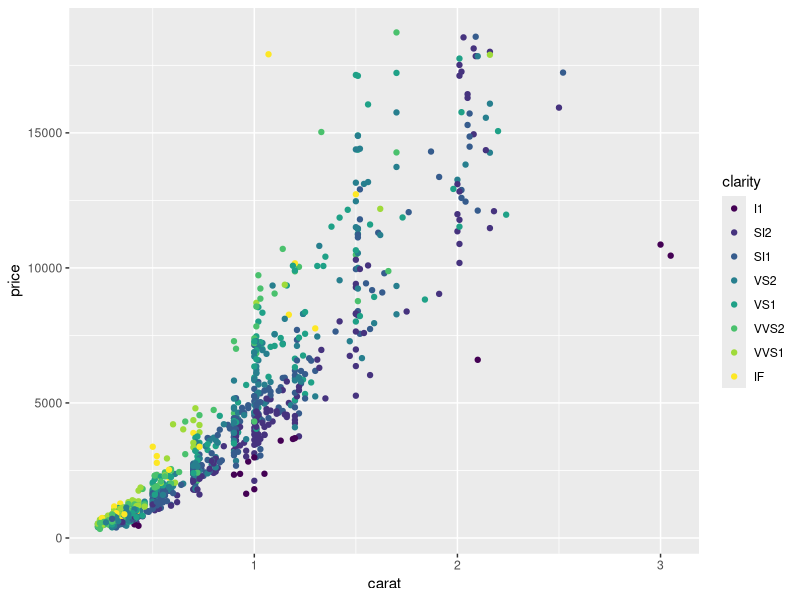
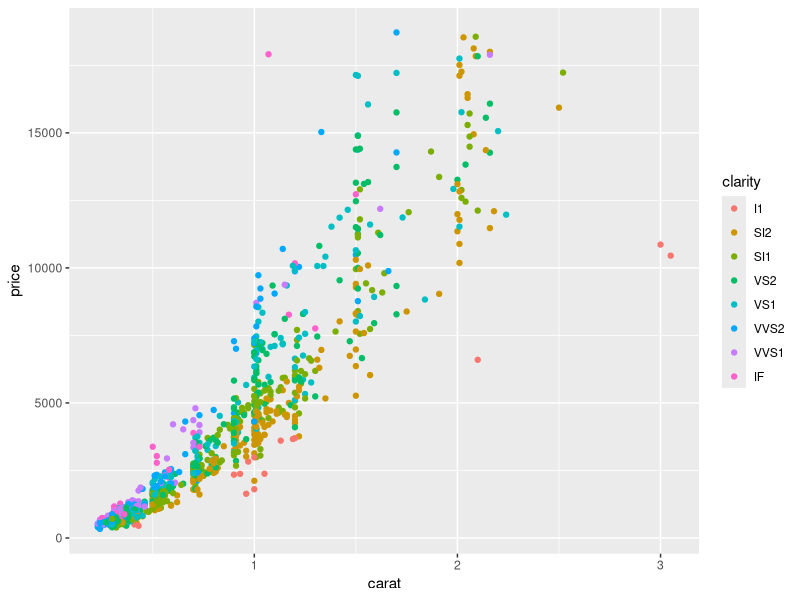
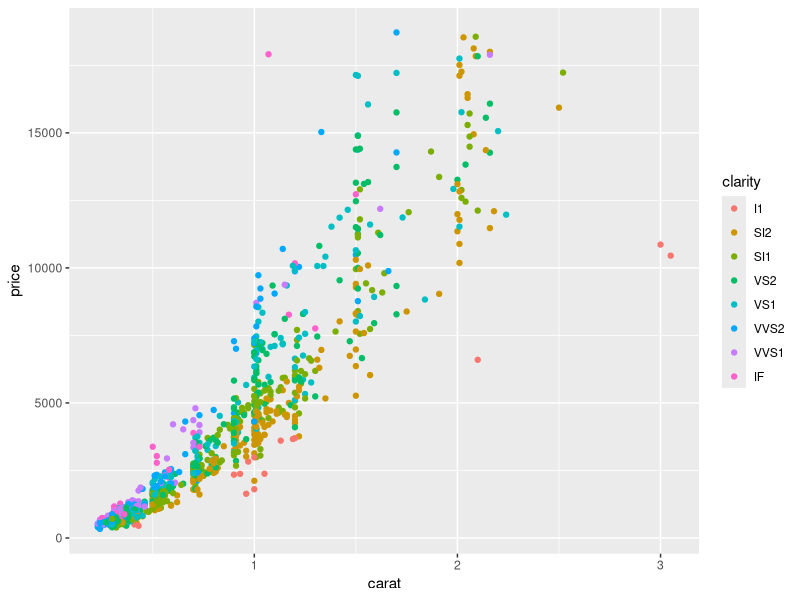
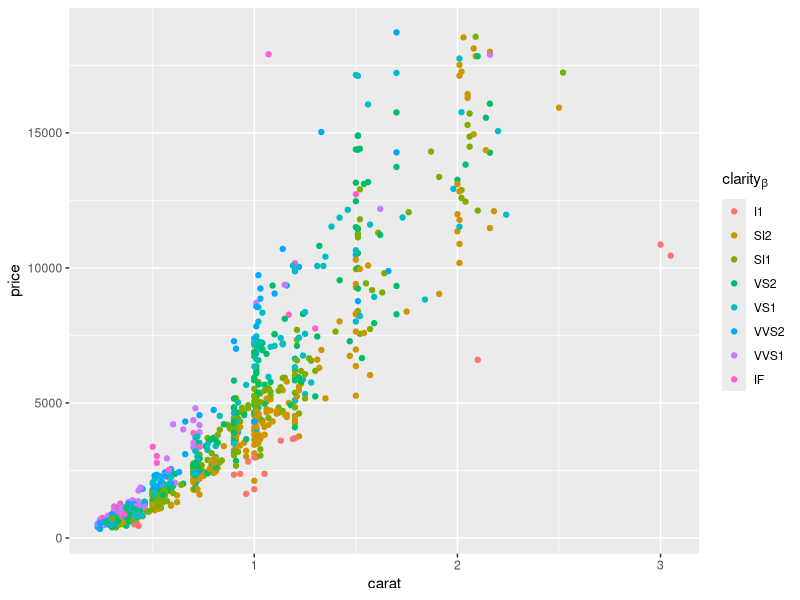
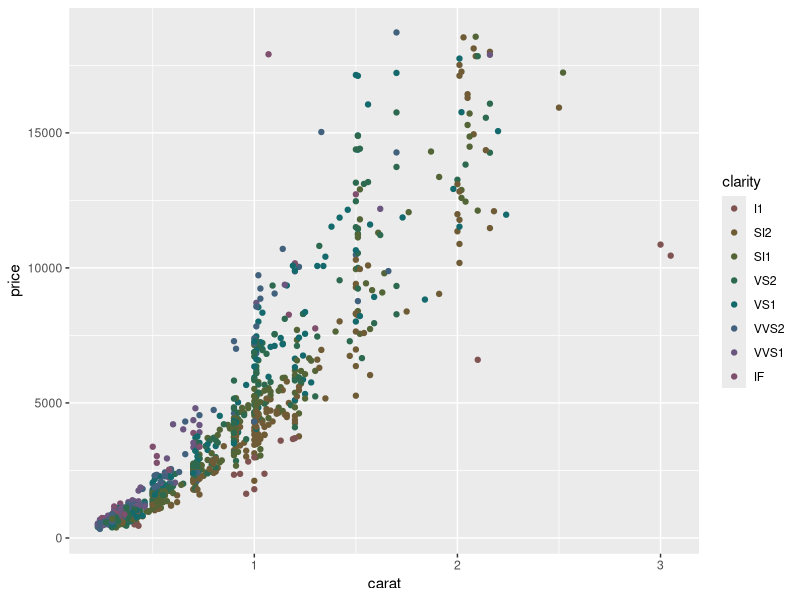
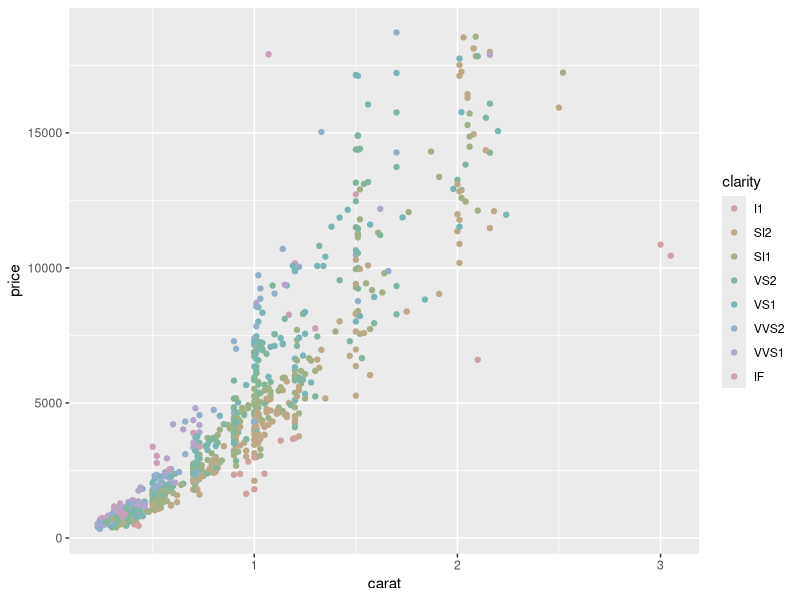
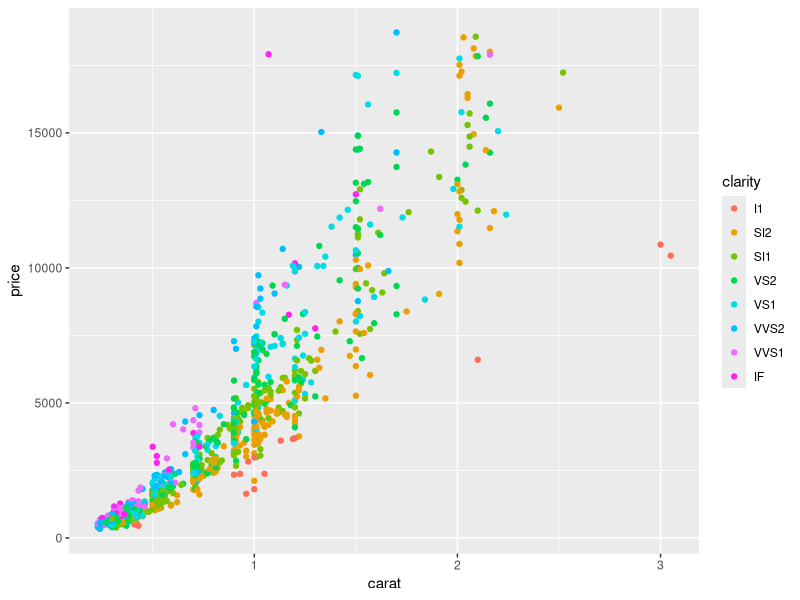
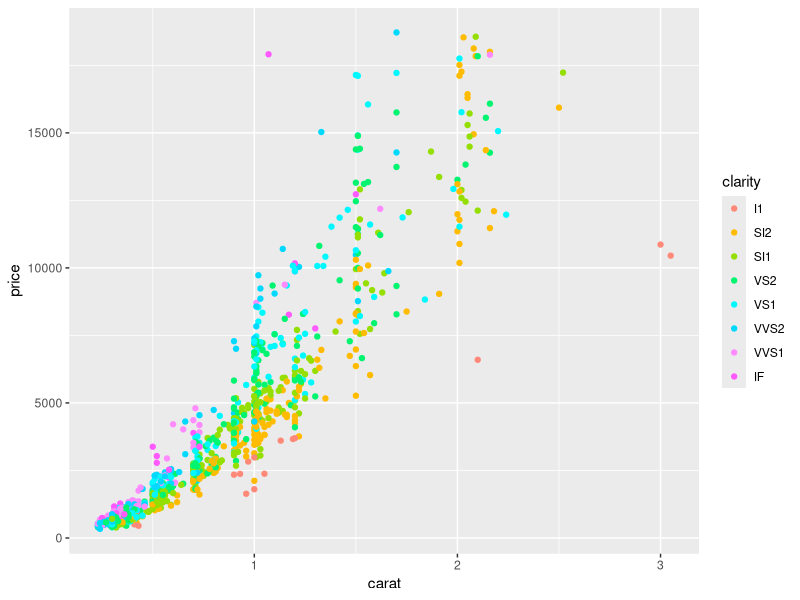

The R script that drew these images, in order:
library(ggplot2)


### Name: scale_colour_hue
### Title: Evenly spaced colours for discrete data
### Aliases: scale_colour_hue scale_fill_hue scale_colour_discrete
###   scale_fill_discrete scale_color_discrete scale_color_hue

### ** Examples

## No test: 
dsamp <- diamonds[sample(nrow(diamonds), 1000), ]
(d <- ggplot(dsamp, aes(carat, price)) + geom_point(aes(colour = clarity)))

# Change scale label
d + scale_colour_hue()
d + scale_colour_hue("clarity")
d + scale_colour_hue(expression(clarity[beta]))

# Adjust luminosity and chroma
d + scale_colour_hue(l = 40, c = 30)
d + scale_colour_hue(l = 70, c = 30)
d + scale_colour_hue(l = 70, c = 150)
d + scale_colour_hue(l = 80, c = 150)

# Change range of hues used
d + scale_colour_hue(h = c(0, 90))
d + scale_colour_hue(h = c(90, 180))
d + scale_colour_hue(h = c(180, 270))
d + scale_colour_hue(h = c(270, 360))

# Vary opacity
# (only works with pdf, quartz and cairo devices)
d <- ggplot(dsamp, aes(carat, price, colour = clarity))
d + geom_point(alpha = 0.9)
d + geom_point(alpha = 0.5)
d + geom_point(alpha = 0.2)

# Colour of missing values is controlled with na.value:
miss <- factor(sample(c(NA, 1:5), nrow(mtcars), replace = TRUE))
ggplot(mtcars, aes(mpg, wt)) + geom_point(aes(colour = miss))
ggplot(mtcars, aes(mpg, wt)) +
  geom_point(aes(colour = miss)) +
  scale_colour_hue(na.value = "black")
## End(No test)
